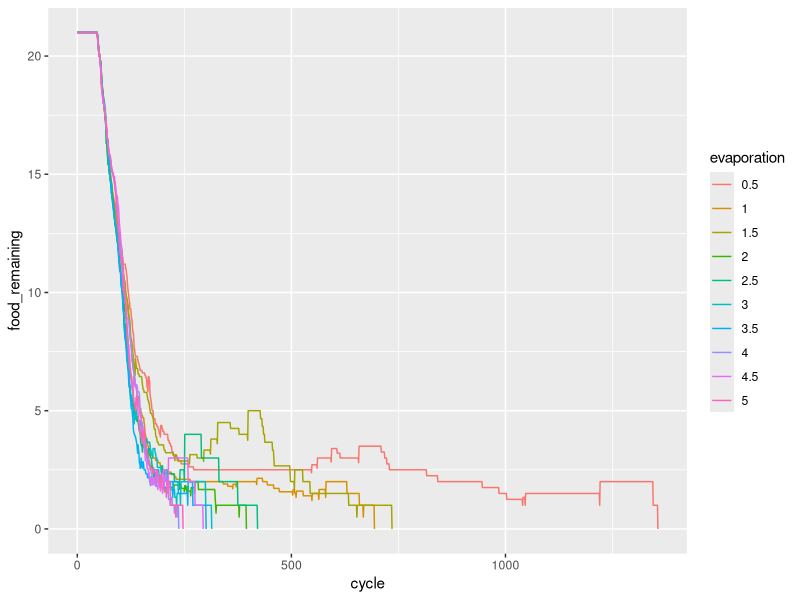
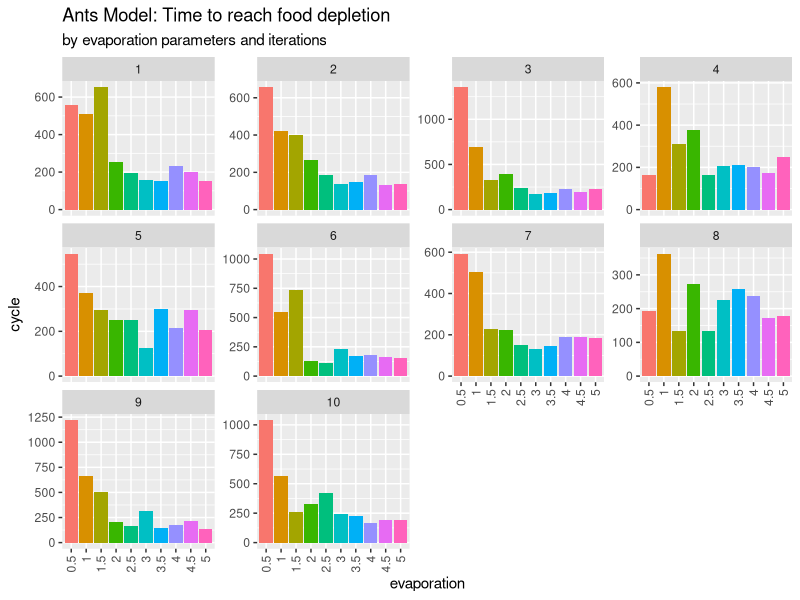

Generate these figures, in order, with R:
## ---- chunk 1
library(tidyverse)
result <- read_delim("results/results.txt", delim = ";", col_names = FALSE)

cleaned <- 
  result %>% 
  mutate(
    iteration = result$X1 %>% str_sub(6) %>% as.numeric(),
    evaporation = result$X2 %>% str_sub(23) %>% as.numeric(),
    cycle = result$X3 %>% str_sub(7,10) %>% as.numeric(),
    food_remaining = result$X4 %>% str_sub(16,20) %>% as.numeric()
  ) %>% 
  select(iteration, evaporation, cycle, food_remaining) %>%  # clean variables
  arrange(iteration) %>% 
  ungroup

cleaned
## ---- chunk 2
#| label: fig-evaporation
#| fig-cap: Time to food depletion by the evaporation parameter 
#| warning: false


## averaging the model iteration
cleaned %>% 
  group_by(evaporation, cycle) %>% 
  summarise(food_remaining = mean(food_remaining)) -> cleaned1

cleaned1 %>% 
  mutate(evaporation = as.factor(evaporation)) %>% 
  ggplot(aes(x = cycle, y = food_remaining)) +
  geom_line(aes(group = evaporation, colour = evaporation)) 
## ---- chunk 3
#| label: fig-iteration
#| fig-cap: Time to reach food depletion by evaporation at each simulation run
#| warning: false

cleaned %>% 
  select(-food_remaining) %>% 
  group_by(iteration, evaporation) %>% 
  summarise_all(list(max)) %>% 
  ungroup %>% 
  mutate(iteration = rep(1:10, 10),
         evaporation = as.factor(evaporation)) -> sim_end

sim_end %>% 
  ggplot(aes(x = evaporation, y = cycle, fill = evaporation)) +
  geom_bar(stat = "identity") +
  facet_wrap(~iteration, scales = "free_y") +
  labs(title = "Ants Model: Time to reach food depletion", 
       subtitle = "by evaporation parameters and iterations") +
  theme(legend.position = "none",
        axis.text.x = element_text(angle = 90, vjust = 0.5, hjust=1))
